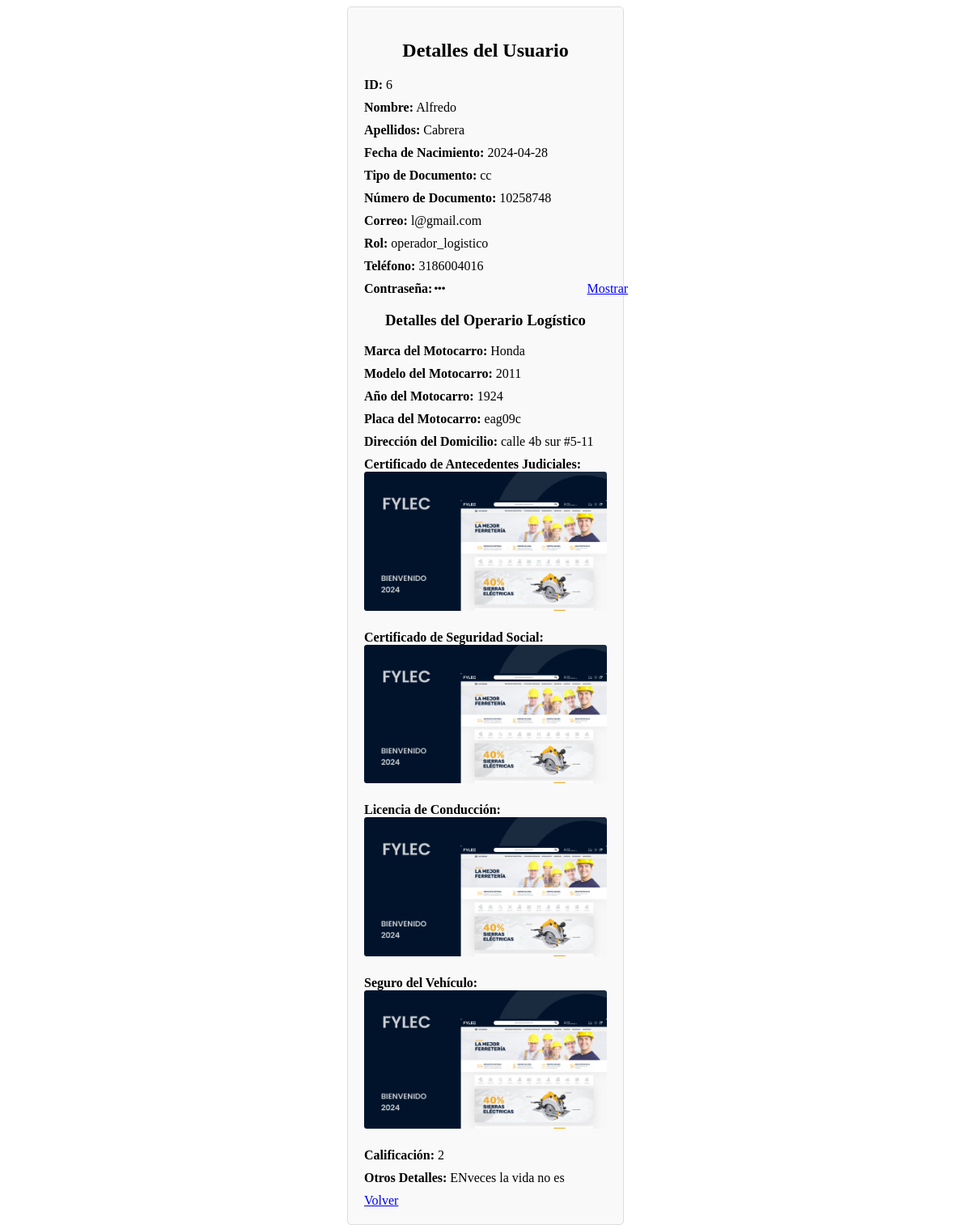
Page /ver_usuario.php?id=6 on the committed database.
### tables this page shows
CREATE TABLE `usuarios` (
  `id` int(11) NOT NULL,
  `nombre` varchar(50) NOT NULL,
  `apellidos` varchar(50) NOT NULL,
  `fecha_nacimiento` date NOT NULL,
  `tipo_documento` enum('cc','ce') NOT NULL,
  `numero_documento` varchar(20) NOT NULL,
  `correo` varchar(100) NOT NULL,
  `rol` enum('administrador','operador_logistico','solicitante_transporte') NOT NULL,
  `contrasena` varchar(255) NOT NULL,
  `telefono` varchar(20) DEFAULT NULL
);

CREATE TABLE `operarios` (
  `id_operario` int(11) NOT NULL,
  `id_usuario` int(11) DEFAULT NULL,
  `marca_motocarro` varchar(100) DEFAULT NULL,
  `modelo_motocarro` varchar(100) DEFAULT NULL,
  `año_motocarro` int(11) DEFAULT NULL,
  `placa_motocarro` varchar(20) DEFAULT NULL,
  `foto_motocarro` varchar(255) DEFAULT NULL,
  `foto_2` varchar(255) DEFAULT NULL,
  `foto_3` varchar(255) DEFAULT NULL,
  `foto_4` varchar(255) DEFAULT NULL,
  `foto_5` varchar(255) DEFAULT NULL,
  `foto_6` varchar(255) DEFAULT NULL,
  `foto_7` varchar(255) DEFAULT NULL,
  `foto_8` varchar(255) DEFAULT NULL,
  `foto_9` varchar(255) DEFAULT NULL,
  `foto_10` varchar(255) DEFAULT NULL,
  `direccion_domicilio` varchar(255) DEFAULT NULL,
  `certificado_antecedentes_judiciales` varchar(255) DEFAULT NULL,
  `certificado_seguridad_social` varchar(255) DEFAULT NULL,
  `licencia_conduccion` varchar(50) DEFAULT NULL,
  `seguro_vehiculo` varchar(255) DEFAULT NULL,
  `calificacion` int(11) DEFAULT NULL,
  `otros_detalles` text DEFAULT NULL
);

### ver_usuario.php (the view, shortened to what this page needs)
<?php
include 'conexion.php';
if (isset($_GET['id'])) {
    $userId = $_GET['id'];
    $sql = "SELECT * FROM usuarios WHERE id = $userId";
    $result = $conn->query($sql);
    $user = $result->fetch_assoc();
    if ($user && $user['rol'] === 'operador_logistico') {
        $sql_operario = "SELECT * FROM operarios WHERE id_usuario = $userId";
        $result_operario = $conn->query($sql_operario);
        $operario = $result_operario->fetch_assoc();
    }
}
?>
<!DOCTYPE html>
<html lang="es">
<head>
</head>
<body>
    <div class="container">
        <h2>Detalles del Usuario</h2>
        <?php if ($user): ?>
            <div class="detail"><strong>ID:</strong> <?php echo $user['id']; ?></div>
            <div class="detail"><strong>Nombre:</strong> <?php echo $user['nombre']; ?></div>
            <div class="detail"><strong>Apellidos:</strong> <?php echo $user['apellidos']; ?></div>
            <div class="detail"><strong>Fecha de Nacimiento:</strong> <?php echo $user['fecha_nacimiento']; ?></div>
            <div class="detail"><strong>Tipo de Documento:</strong> <?php echo $user['tipo_documento']; ?></div>
            <div class="detail"><strong>Número de Documento:</strong> <?php echo $user['numero_documento']; ?></div>
            <div class="detail"><strong>Correo:</strong> <?php echo $user['correo']; ?></div>
            <div class="detail"><strong>Rol:</strong> <?php echo $user['rol']; ?></div>
            <div class="detail"><strong>Teléfono:</strong> <?php echo $user['telefono']; ?></div>
            <div class="detail password-container">
                <strong>Contraseña:</strong>
                <input type="password" id="password" value="<?php echo $user['contrasena']; ?>" readonly>
                <span id="toggle-btn" class="toggle-btn" onclick="togglePassword()">Mostrar</span>
            </div>
            <?php if ($user['rol'] === 'operador_logistico' && $operario): ?>
                <h3>Detalles del Operario Logístico</h3>
                <div class="detail"><strong>Marca del Motocarro:</strong> <?php echo $operario['marca_motocarro']; ?></div>
                <div class="detail"><strong>Modelo del Motocarro:</strong> <?php echo $operario['modelo_motocarro']; ?></div>
                <div class="detail"><strong>Año del Motocarro:</strong> <?php echo $operario['año_motocarro']; ?></div>
                <div class="detail"><strong>Placa del Motocarro:</strong> <?php echo $operario['placa_motocarro']; ?></div>
                <div class="detail"><strong>Dirección del Domicilio:</strong> <?php echo $operario['direccion_domicilio']; ?></div>
                <div class="detail"><strong>Certificado de Antecedentes Judiciales:</strong>
                    <div class="image-container">
                        <img src="<?php echo $operario['certificado_antecedentes_judiciales']; ?>" alt="Certificado de Antecedentes Judiciales">
                    </div>
                </div>
                <div class="detail"><strong>Certificado de Seguridad Social:</strong>
                    <div class="image-container">
                        <img src="<?php echo $operario['certificado_seguridad_social']; ?>" alt="Certificado de Seguridad Social">
                    </div>
                </div>
                <div class="detail"><strong>Licencia de Conducción:</strong>
                    <div class="image-container">
                        <img src="<?php echo $operario['licencia_conduccion']; ?>" alt="Licencia de Conducción">
                    </div>
                </div>
                <div class="detail"><strong>Seguro del Vehículo:</strong>
                    <div class="image-container">
                        <img src="<?php echo $operario['seguro_vehiculo']; ?>" alt="Seguro del Vehículo">
                    </div>
                </div>
                <div class="detail"><strong>Calificación:</strong> <?php echo $operario['calificacion']; ?></div>
                <div class="detail"><strong>Otros Detalles:</strong> <?php echo $operario['otros_detalles']; ?></div>
            <?php endif; ?>
        <?php else: ?>
            <p>No se encontró el usuario.</p>
        <?php endif; ?>
        <a href="admin_usuarios.php">Volver</a>
    </div>
</body>
</html>

### ver_usuario.php (style rules this page uses)
.container { width: 300px; margin: auto; padding: 20px; border: 1px solid #ddd; border-radius: 5px; background-color: #f9f9f9; }
h2, h3 { text-align: center; }
.detail { margin-bottom: 10px; }
.password-container { display: flex; align-items: center; }
.password-container input { border: none; background: none; outline: none; }
.toggle-btn { margin-left: 10px; cursor: pointer; color: blue; text-decoration: underline; }
.image-container img { width: 100%; height: auto; margin-bottom: 10px; }

### rows in the picture
usuarios: id "6", nombre "Alfredo", apellidos "Cabrera", fecha_nacimiento "2024-04-28", tipo_documento "cc", numero_documento "10258748", correo "l@gmail.com", rol "operador_logistico", telefono "3186004016"
operarios: marca_motocarro "Honda", modelo_motocarro "2011", año_motocarro "1924", placa_motocarro "eag09c", direccion_domicilio "calle 4b sur #5-11", certificado_antecedentes_judiciales (picture), certificado_seguridad_social (picture), licencia_conduccion (picture), seguro_vehiculo (picture), calificacion "2", otros_detalles "ENveces la vida no es"
